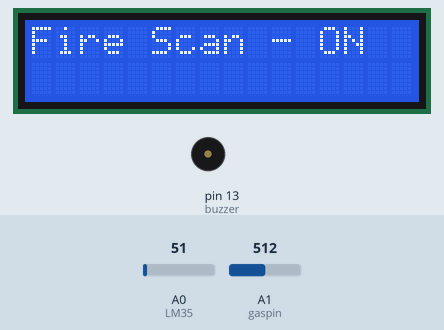
This sketch was run on a simulated Arduino Uno, built with avr-gcc and run on an emulated ATmega328P. Shown: 16×2 character LCD, buzzer (waves = sounding). The inputs (shaded band) are chosen by the test bench; at power-on: A0 (LM35) = 51, A1 (gaspin) = 512. The modem accepts every AT command (registered, SIM ready, sends succeed) and sends nothing else.

Above: at 1.1 s.
At 1.6 s:
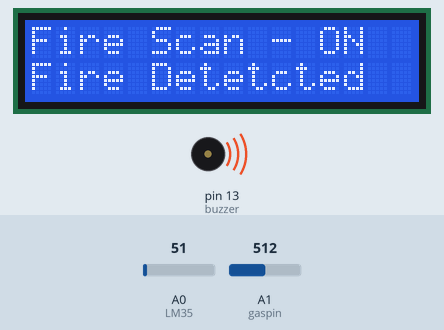
At 4.6 s:
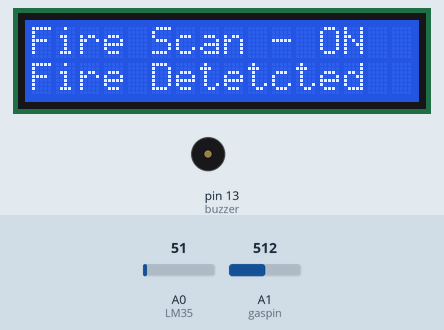
Timing chart, 0 to 6.1 s (numbered marks = the images above):
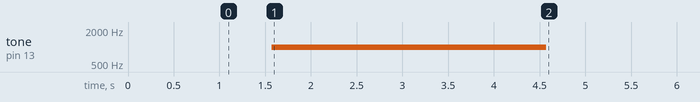

Measured:
- by itself, tone on pin 13 (buzzer): silent → 1000 Hz at 1.6 s, → silent 3.0 s later
- what the display in image 0 shows lasts 0.5 s, from 1.1 s to 1.6 s

The sketch:

sketch_dec09a.ino
```cpp
#include <SoftwareSerial.h>
#include<LiquidCrystal.h>
#define LM35 A0
#define gaspin A1
LiquidCrystal lcd(12, 11, 5, 4, 3, 2);
SoftwareSerial SIM900(7, 8);


float temperature, Temp_alert_val, Temp_shut_val,Smoke_alert_val,Smoke_shut_val;
int  Fire_Set=0;
int buzzer = 13;
String temp,temp1;
int analogValue,smoke;


void setup()
{
  lcd.begin(16, 2);
  pinMode(LM35, INPUT);
  pinMode(gaspin, INPUT);
  SIM900.begin(9600);
  Serial.begin(9600);
  SIM900.print("AT");
  delay(1000);
}

void loop()
{
  CheckFire();
  CheckShutDown();
}

void CheckFire()
{
  lcd.setCursor(0,0);
  lcd.print("Fire Scan - ON   ");
  Temp_alert_val = CheckTemp();
  Smoke_alert_val=CheckSmoke();
  if (Temp_alert_val > 45 || Smoke_alert_val > 300)

  {
    if (Fire_Set == 0)
    {
    Fire_Set = 1;
    lcd.setCursor(0, 1);
    lcd.print("Fire Detetcted");
    tone(buzzer, 1000, 3000);
    SendTextMessage();
    delay(3000);
    }
  }
}


float CheckSmoke()
{
  smoke=analogRead(gaspin);
  return smoke;
}
float CheckTemp()
{
  analogValue = analogRead(LM35);
  temperature = float(analogValue) / 1023.00;
  temperature = temperature * 500.00;
  delay(500);
  return temperature;
}


void CheckShutDown()
{
  if (Fire_Set == 1)
  {

    Temp_shut_val = CheckTemp();
    Smoke_shut_val=CheckSmoke();
    if (Temp_shut_val < 35 && Smoke_shut_val < 150 )
    {

      lcd.setCursor(0, 1);
      lcd.print("SAFE NOW :)    ");
      Fire_Set = 0;
    }
  }
}

void SendTextMessage()
{

  temp = CheckTemp();
  temp1=CheckSmoke();
  SIM900.println("AT+IPR=9600");
  delay(1000);

  SIM900.println("AT+CMGF=1");
  delay(1000);


  SIM900.println("AT+CMGS =\"+923235000336\"");
  delay(1000);

  SIM900.print("Fire Detected in room ! , T : " + temp + "& Smoke level : "+temp1);
  delay(500);

  SIM900.println((char)26);
  delay(2000);

  SIM900.println("AT+IPR=9600");
  delay(1000);

  SIM900.println("AT+CMGF=1");
  delay(1000);

  SIM900.println("AT+CMGS =\"+923348112580\"");
  delay(1000);

  SIM900.print("Fire Detected in room ! , T : " + temp);
  delay(1000);

  SIM900.println((char)26);
  delay(1000);


}
```
